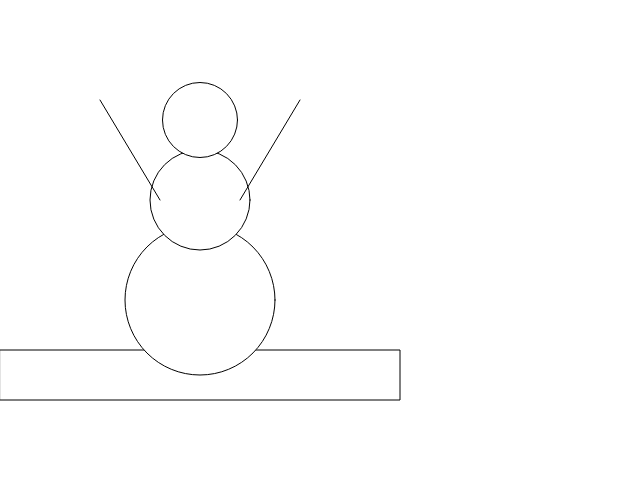
Frame 1 (no input)
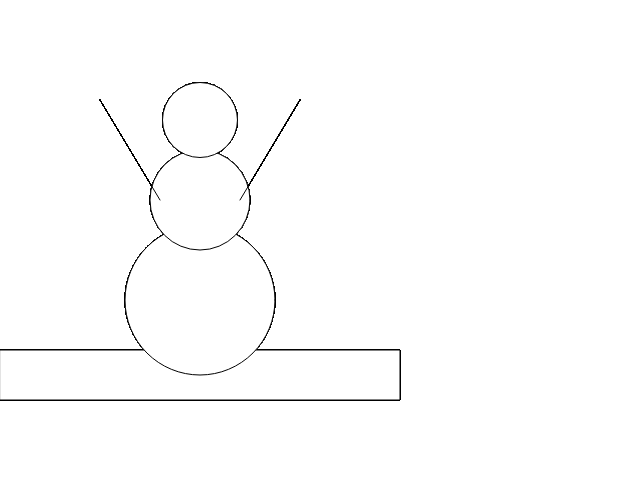
Frame 60 (no input)
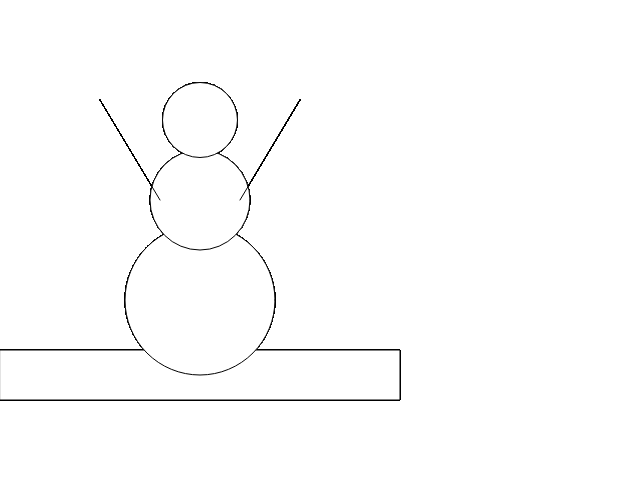
Frame 120 (the mouse pressed at the canvas centre since frame 60)

The p5.js sketch that drew these frames (run headless with seeded random() and noise() and a simulated clock; from frame 60 on, the mouse is pressed at the canvas centre):

// p5.js sketch
// ── sketch.js
function setup() {
createCanvas (640, 480);
}
function draw() {
rect(0,350,400,50);
ellipse(200, 300, 150, 150);
ellipse(200, 200, 100, 100);
ellipse(200, 120, 75, 75);
line(160,200,100,100);
line(240,200,300,100);
}
